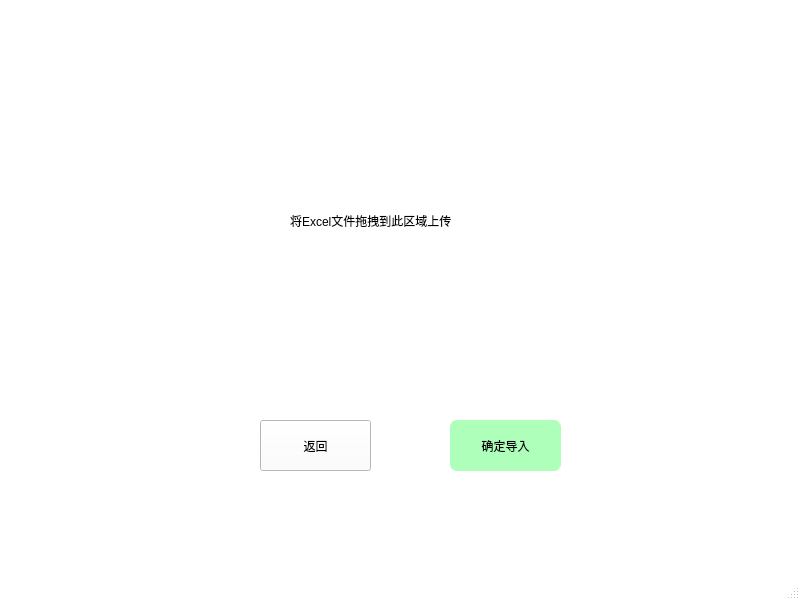
<?xml version="1.0" encoding="UTF-8"?>
<ui version="4.0">
 <class>Input_excel_score</class>
 <widget class="QMainWindow" name="Input_excel_score">
  <property name="geometry">
   <rect>
    <x>0</x>
    <y>0</y>
    <width>800</width>
    <height>600</height>
   </rect>
  </property>
  <property name="windowTitle">
   <string>MainWindow</string>
  </property>
  <property name="styleSheet">
   <string notr="true">QMainWindow#Input_excel_score
{
	border-image: url(:/pic.png);
	background-color: rgb(255, 255, 255);
	
}
</string>
  </property>
  <widget class="QWidget" name="centralwidget">
   <widget class="QPushButton" name="input_excel_return">
    <property name="geometry">
     <rect>
      <x>260</x>
      <y>420</y>
      <width>111</width>
      <height>51</height>
     </rect>
    </property>
    <property name="styleSheet">
     <string notr="true">
QMainWindow#Input_excel_score QPushButton#input_excel_return
{
   font: 18pt &quot;宋体&quot;;
	
	background-color: rgb(255, 255, 255);
color: rgb(0,0,0);
}

QMainWindow#Input_excel_score QPushButton#input_excel_return:hover
{
	
	background-color: rgb(195, 195, 195);
}</string>
    </property>
    <property name="text">
     <string>返回</string>
    </property>
   </widget>
   <widget class="QPushButton" name="input_excel_confirm">
    <property name="geometry">
     <rect>
      <x>450</x>
      <y>420</y>
      <width>111</width>
      <height>51</height>
     </rect>
    </property>
    <property name="styleSheet">
     <string notr="true">QMainWindow#Input_excel_score QPushButton#input_excel_confirm
{
	
	background-color: rgb(174, 255, 186);
  color: rgb(0,0,0);

border:0px groove gray;border-radius:
7px;padding:2px 4px;
font: 18pt &quot;Candara&quot;;

}

QMainWindow#Input_excel_score QPushButton#input_excel_confirm:hover
{
	background-color: rgb(120,200,150);
}</string>
    </property>
    <property name="text">
     <string>确定导入</string>
    </property>
   </widget>
   <widget class="QLabel" name="label">
    <property name="geometry">
     <rect>
      <x>290</x>
      <y>200</y>
      <width>221</width>
      <height>41</height>
     </rect>
    </property>
    <property name="styleSheet">
     <string notr="true">color: rgb(0, 0, 0);
font: 16pt &quot;宋体&quot;;</string>
    </property>
    <property name="text">
     <string>将Excel文件拖拽到此区域上传</string>
    </property>
   </widget>
  </widget>
  <widget class="QMenuBar" name="menubar">
   <property name="geometry">
    <rect>
     <x>0</x>
     <y>0</y>
     <width>800</width>
     <height>21</height>
    </rect>
   </property>
  </widget>
  <widget class="QStatusBar" name="statusbar"/>
 </widget>
 <resources/>
 <connections/>
</ui>
